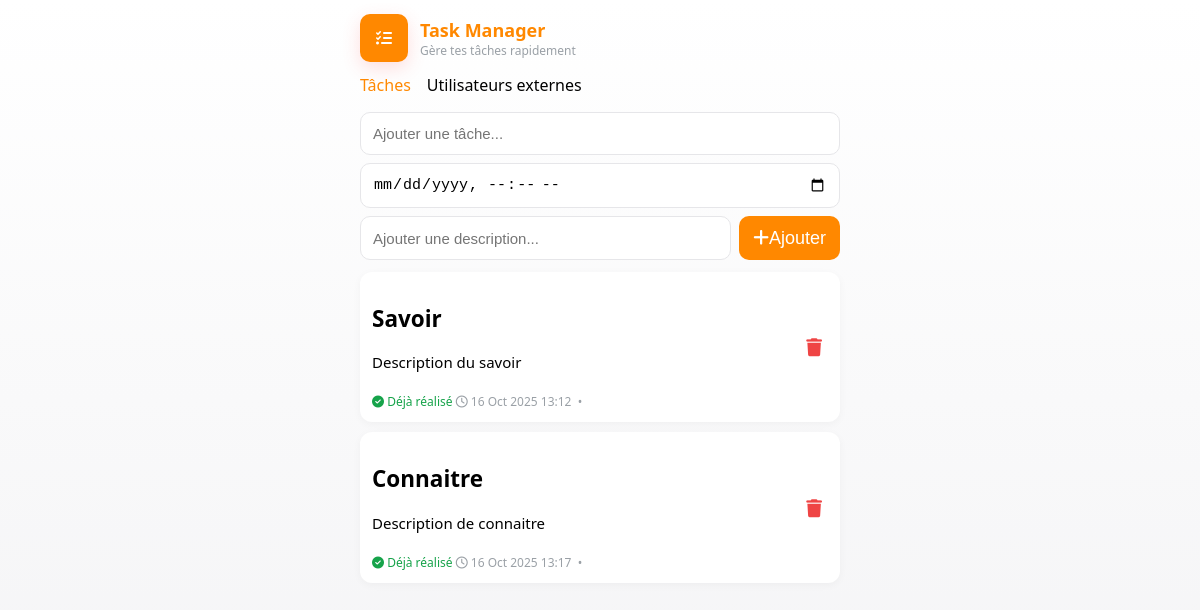
Before: / with the older database file.
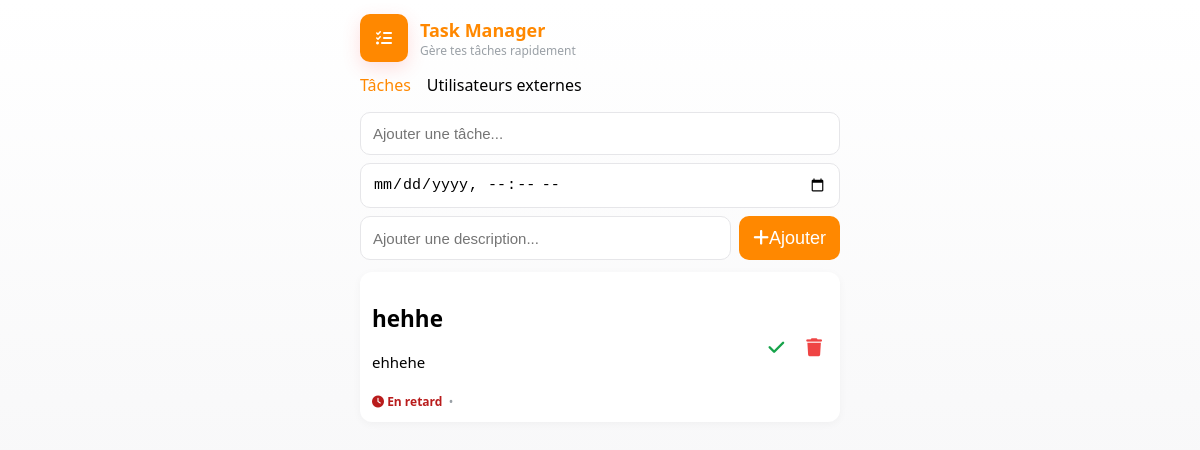
After: the same page with the newer database file.
### tasks/models.py (models this page shows, shortened)
class Task(models.Model):
    title = models.CharField(max_length=200)
    description = models.TextField(blank=True)
    completed = models.BooleanField(default=False)
    deadline = models.DateTimeField(null=True, blank=True)
    created_at = models.DateTimeField(auto_now_add=True)

### tasks/views.py (the view)
# urls.py: path('', views.index, name='index'),
def index(request):
    tasks = Task.objects.all().order_by('completed', 'deadline')
    form = TaskForm()
    if request.method == 'POST':
        form = TaskForm(request.POST)
        if form.is_valid():
            form.save()
            return redirect('index')
    return render(request, 'tasks/index.html', {'tasks': tasks, 'form': form, 'now': timezone.now()})

### tasks/forms.py
class TaskForm(forms.ModelForm):
    class Meta:
        model = Task
        fields = ['title', 'description', 'deadline']
        widgets = {
            'title': forms.TextInput(attrs={
                'placeholder': 'Ajouter une tâche...',
                'autocomplete': 'off',
            }),
            'description': forms.TextInput(attrs={
                'placeholder': 'Ajouter une description...',
                'autocomplete': 'off',
            }),
            'deadline': forms.DateTimeInput(attrs={
                'type': 'datetime-local',
            }),
            'priority': forms.Select(attrs={
                'aria-label': 'Priorité'
            }),
        }

### tasks/templates/tasks/index.html (shortened to what this page needs)
<!DOCTYPE html>
<html lang="fr">
<head>
  <link rel="stylesheet" href="https://cdnjs.cloudflare.com/ajax/libs/font-awesome/6.5.0/css/all.min.css">
</head>
<body>
  <div class="app">
    <header>
      <div class="logo"><i class="fa-solid fa-list-check"></i></div>
      <div>
        <h1>Task Manager</h1>
        <div style="font-size:12px;color:var(--muted)">Gère tes tâches rapidement</div>
      </div>
    </header>
    <nav style="margin-bottom:16px;display:flex;gap:16px;">
      <a href="/" style="color:var(--orange);text-decoration:none;font-weight:500;">Tâches</a>
      <a href="/users/" style="color:var(--black);text-decoration:none;font-weight:500;">Utilisateurs externes</a>
    </nav>
    <form method="post">
      {{ form.title }}
      {{ form.deadline }}
      {{ form.description }}
      <button class="btn-add" type="submit"><i class="fa-solid fa-plus"></i>Ajouter</button>
    </form>
    {% for task in tasks %}
      <div class="task">
        <div class="left">
          <div style="display:flex;flex-direction:column;">
            <div class="title {% if task.completed %}completed{% endif %}"><h2>{{ task.title }}</h2> <p>{{ task.description }}</p></div>
            <div class="meta">
              {% if task.deadline %}
                {% if task.deadline < now and not task.completed %}
                  <span class="overdue"><i class="fa-solid fa-clock"></i> En retard</span>
                {% else %}
                {% if task.completed %}
                <span class="done">
                  <i class="fa-solid fa-circle-check"></i> Déjà réalisé
                </span> {% endif %}
                  <i class="fa-regular fa-clock"></i>
                  {{ task.deadline|date:"d M Y H:i" }}
                {% endif %}
                &nbsp;•&nbsp;
              {% endif %}
            </div>
          </div>
        </div>
        <div class="actions">
          {% if not task.completed %}
          <a href="{% url 'toggle_task' task.id %}" class="icon-btn done" title="Terminer">
            <i class="fa-solid fa-check"></i>
          </a>
          {% endif %}
          <a href="{% url 'delete_task' task.id %}" class="icon-btn delete" title="Supprimer">
            <i class="fa-solid fa-trash"></i>
          </a>
        </div>
      </div>
    {% empty %}
      <p style="text-align:center;color:var(--muted);">Aucune tâche pour l’instant.</p>
    {% endfor %}
  </div>
</body>
</html>

### tasks/templates/tasks/index.html (style rules this page uses)
:root { --orange: #ff8800; --bg: #f8f7f5; --card: #ffffff; --muted:#9aa0a6; --black: #000000; }
html, body { height: 100%;margin: 0;font-family: system-ui, -apple-system, "Segoe UI", Roboto, "Helvetica Neue", Arial, sans-serif; }
body { background: linear-gradient(180deg, #fff 0%, #f3f3f5 100%);padding: 14px;box-sizing: border-box; }
.app { max-width: 480px;margin: 0 auto;width: 100%;box-sizing: border-box; }
header { display: flex;align-items: center;gap: 12px;margin-bottom: 12px; }
.logo { width: 48px; height: 48px; border-radius: 10px; background: var(--orange); display: flex; align-items: center; justify-content: center; color: #fff; font-weight: 700; box-shadow: 0 6px 18px rgba(255,78,80,0.18); flex-shrink: 0; }
h1 { font-size: 18px; margin: 0; color: var(--orange); }
form { display: flex; gap: 8px; margin-bottom: 12px; flex-wrap: wrap; }
input[type="text"], input[type="datetime-local"], select { flex: 1 1 auto; min-width: 0; padding: 12px; border-radius: 10px; border: 1px solid #e6e6e9; background: #fff; font-size: 15px; outline: none; box-sizing: border-box; }
.btn-add { background: var(--orange); border: none; color: #fff; padding: 0 14px; border-radius: 10px; display: flex; align-items: center; justify-content: center; font-size: 18px; cursor: pointer; flex-shrink: 0; height: 44px; }
.task { display: flex; align-items: center; justify-content: space-between; padding: 12px; background: var(--card); border-radius: 12px; margin-bottom: 10px; box-shadow: 0 2px 8px rgba(20,20,30,0.04); word-break: break-word; }
.left { display: flex; gap: 12px; align-items: center; flex: 1 1 auto; min-width: 0; }
.title { font-size: 15px; word-break: break-word; }
.meta { font-size: 12px; color: var(--muted); margin-top: 6px; }
.actions { display: flex; gap: 10px; align-items: center; flex-shrink: 0; }
.icon-btn { font-size: 18px; padding: 6px; border-radius: 8px; text-decoration: none; cursor: pointer; }
.done { color: #16a34a; }
.delete { color: #ef4444; }
.overdue { color: #b91c1c; font-weight: 700; }

Changed rows visible on the page:
removed Task: title "Savoir", description "Description du savoir", completed True (drawn), deadline "16 Oct 2025 13:12"
removed Task: title "Connaitre", description "Description de connaitre", completed True (drawn), deadline "16 Oct 2025 13:17"
added Task: title "hehhe", description "ehhehe", completed False (drawn)
